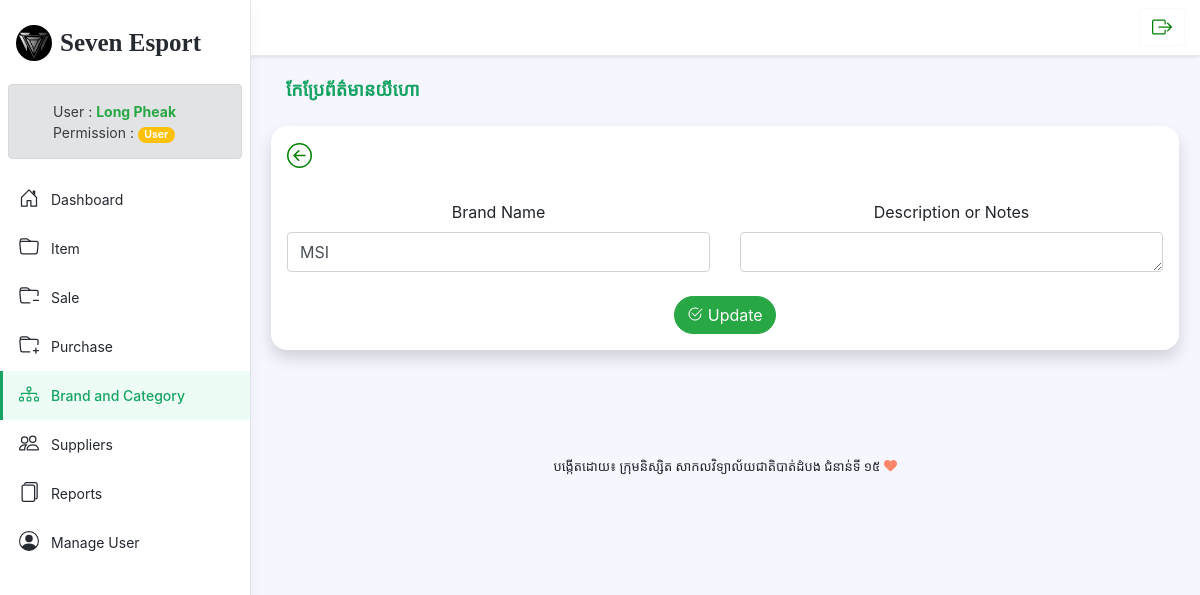
Page /brand_edit.php?id=1 (signed in) on the committed database.
### tables this page shows
CREATE TABLE IF NOT EXISTS `tbl_user` (
  `user_id` int(11) NOT NULL AUTO_INCREMENT,
  `user_fullname` varchar(50) NOT NULL,
  `user_gender` varchar(50) NOT NULL,
  `user_email` varchar(100) NOT NULL,
  `user_name` varchar(50) NOT NULL,
  `user_password` varchar(100) NOT NULL,
  `user_address` varchar(100) NOT NULL,
  `user_phone` varchar(50) NOT NULL,
  `permission` varchar(50) NOT NULL,
  `status` int(11) NOT NULL,
  PRIMARY KEY (`user_id`)
);

CREATE TABLE IF NOT EXISTS `tbl_brand` (
  `brand_id` int(11) NOT NULL AUTO_INCREMENT,
  `brand_name` varchar(100) NOT NULL,
  `description` text NOT NULL,
  PRIMARY KEY (`brand_id`),
  UNIQUE KEY `brand_name` (`brand_name`)
);

### brand_edit.php (the view, shortened to what this page needs)
<?php
require_once 'config/db.php';
require_once 'inc/html_head.php';
?>
<body class="app">
<header class="app-header fixed-top">
    <div class="app-header-inner">
        <?php include('inc/header_menu.php') ?>
    </div>
    </div>
    <div id="app-sidepanel" class="app-sidepanel">
        <?php include('inc/sidebar.php') ?>
    </div>
</header>
<div class="app-wrapper">
    <div class="app-content pt-3 p-md-3 p-lg-4">
        <?php
        $data = $con->query("SELECT * FROM tbl_brand WHERE brand_id = ". $_GET['id'])->fetch(PDO::FETCH_OBJ);
        ?>
        <div class="container-xl">
            <div class="position-relative mb-3">
                <div class="row g-2 justify-content-between mb-3">
                    <div class="col-auto ">
                        <h1 style="font-family: 'Kh Dangrek'; color:#15a362; font-size:large"
                            class="app-page-title mb-2">កែប្រែព័ត៌មានយីហោ</h1>
                    </div>
                    <div class="container bg-white p-3 mt-3 shadow p-3 mb-5 bg-body rounded-4">
                        <form action="#" method="post">
                            <div class="mb-3">
                            <a href="brand.php" title="Back">
                            </a>
                            </div>
                        <div class="row  text-center">
                            <div class="col-md-6 mb-3 mt-3">
                                <label class="form-label">Brand Name</label>
                                <input type="text" value="<?= $data->brand_name ?>" name="brand_name" class="form-control" placeholder="Brand Name">
                            </div>
                            <div class="col-md-6 mb-3 mt-3">
                                <label class="form-label">Description or Notes</label>
                                <textarea value="<?= $data->description ?>" name="description" class="form-control" rows="10" cols="10"></textarea>
                            </div>
                        </div>
                        <div class="mt-2 text-center">
                                <button class="btn btn-success rounded-5" type="submit" name="update_brand">
                                <a>
                                    Update
                                </a>
                                </button>
                        </div>
                        </form>
                    </div>
                </div>
            </div>
        </div>
    </div>
    <footer id="footbarlog" class="app-footer">
        <?php include('inc/footer.php') ?>
    </footer>
</div>
</body>
</html>

### config/checkpermission.php (shortened to what this page needs)
<div class="mx-2">
    <?php
    $LogID = $_SESSION["Loged_id"];
    $status = 1;
    $sql_select_logedin = $con->prepare("SELECT * FROM tbl_user WHERE tbl_user.status = ?
    AND tbl_user.user_id = ?");
    $sql_select_logedin->bindParam(1, $status);
    $sql_select_logedin->bindParam(2, $LogID);
    $sql_select_logedin->execute();
    $row_select_logedin = $sql_select_logedin->fetch(PDO::FETCH_BOTH);
    if ($row_select_logedin['permission'] == "Admin") {
    ?>
        <div class="alert alert-secondary" style="height: 75px;" role="alert">
            <div class="row">
                <div >
                    <a href="Users.php?ID=<?= $row_select_logedin['user_id'] ?>">
                    </a>
                </div>
                <div class="col-auto mt-1 ml-4">User :
                    <strong class="text-success"><?= $row_select_logedin['user_fullname'] ?></strong><br>
                    <p>Permission : <span class="badge badge-pill badge-success"><?= $row_select_logedin['permission'] ?></span></p>
                </div>
            </div>
        </div>
    <?php
    }else if($row_select_logedin['permission'] == "User"){
        ?>
        <div class="alert alert-secondary" style="height: 75px;" role="alert">
            <div class="row">
                <div class="col-auto mt-1 ml-4">User :
                    <strong class="text-success"><?= $row_select_logedin['user_fullname'] ?></strong><br>
                    <p>Permission : <span style="color: white ;" class="badge badge-pill badge-warning"><?= $row_select_logedin['permission'] ?></span></p>
                </div>
            </div>
        </div>
    <?php
    }
    ?>
</div>

### assets/css/style.css (style rules this page uses)
#footbarlog { font-family: "Kh Dangrek"; text-align: center; }

### rows in the picture
tbl_user: user_fullname "Long Pheak", permission "User"
tbl_brand: brand_name "MSI"
